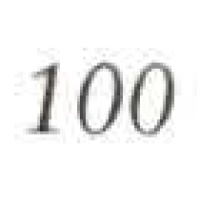
#> input picture ml_training/manual_training_data/corners/100/100_9780632046584_Page_116_1761896525587.jpg, 200 x 200 px; its folder holds only this picture in this run
$ python manual_labeler.py
#> lines starting #> are read from the running program, lines starting #| are printed output that depends on the picture; after the words box and inside, x2 and y2 are one past the last pixel; in counts of white or black regions, pixels touching at a corner belong together
#> the answer given: manual_training_data/corners/100
"""
Manual Training Data Labeler
Simple GUI tool for manually creating training data
"""

import cv2
import os
from pathlib import Path
import json

class ManualLabeler:
    """Interactive tool for manual data labeling"""

    def __init__(self, image_folder: str, output_folder: str = "ml_training/manual_training_data"):
        self.image_folder = Path(image_folder)
        self.output_folder = Path(output_folder)
        self.corners_dir = self.output_folder / "corners"
        self.corners_dir.mkdir(parents=True, exist_ok=True)

        self.stats = {
            'total_processed': 0,
            'total_cropped': 0,
            'labels_created': {}
        }

        print("=" * 70)
        print("MANUAL TRAINING DATA LABELER")
        print("=" * 70)
        print(f"Input folder: {self.image_folder}")
        print(f"Output folder: {self.output_folder}")
        print()

    def get_corner_crop(self, image, corner_name):
        """Get corner region based on name"""
        h, w = image.shape[:2]

        corner_configs = {
            'top_left': (0, 0, 200, 200),
            'top_right': (w-200, 0, w, 200),
            'bottom_left': (0, h-200, 200, h),
            'bottom_right': (w-200, h-200, w, h),
            'top_center': (w//2-100, 0, w//2+100, 200),
            'bottom_center': (w//2-100, h-200, w//2+100, h)
        }

        if corner_name in corner_configs:
            x1, y1, x2, y2 = corner_configs[corner_name]
            return image[y1:y2, x1:x2]

        return None

    def show_image_with_corners(self, image_path):
        """Show image with corner highlights"""
        img = cv2.imread(str(image_path))
#> img is the input picture: shape (200, 200, 3); mean B, G, R 241.2, 241.6, 241.6
        if img is None:
            print(f"❌ Could not load: {image_path}")
            return None

        h, w = img.shape[:2]
#> h = 200; w = 200
        display = img.copy()

        # Draw corner boxes
        corners = {
            'top_left': (0, 0, 200, 200),
            'top_right': (w-200, 0, w, 200),
            'bottom_left': (0, h-200, 200, h),
            'bottom_right': (w-200, h-200, w, h),
            'top_center': (w//2-100, 0, w//2+100, 200),
            'bottom_center': (w//2-100, h-200, w//2+100, h)
        }

        colors = {
            'top_left': (255, 0, 0),      # Blue
            'top_right': (0, 255, 0),     # Green
            'bottom_left': (0, 0, 255),   # Red
            'bottom_right': (255, 255, 0), # Cyan
            'top_center': (255, 0, 255),  # Magenta
            'bottom_center': (0, 255, 255) # Yellow
        }

        for name, (x1, y1, x2, y2) in corners.items():
            color = colors.get(name, (128, 128, 128))
            cv2.rectangle(display, (x1, y1), (x2, y2), color, 2)
            cv2.putText(display, name, (x1+5, y1+20),
                       cv2.FONT_HERSHEY_SIMPLEX, 0.5, color, 1)
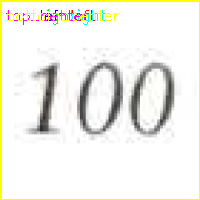
#> display: shape (200, 200, 3); 4.38% of pixels changed, all inside (x1, y1, x2, y2) = (0, 0, 200, 200)

        return img, display

    def label_image(self, image_path):
        """Interactive labeling for single image"""
        print(f"\n📄 Processing: {image_path.name}")

        img, display = self.show_image_with_corners(image_path)
        if img is None:
            return

        # Resize for display to fit screen (max 1000x1400 to fit most screens)
        max_display_width = 1000
        max_display_height = 1400
        h, w = display.shape[:2]
#> h = 200; w = 200

        # Calculate scale to fit both width and height
        scale_w = max_display_width / w if w > max_display_width else 1.0
#> scale_w = 1
        scale_h = max_display_height / h if h > max_display_height else 1.0
#> scale_h = 1
        scale = min(scale_w, scale_h)
#> scale = 1

        if scale < 1.0:
            new_w, new_h = int(w * scale), int(h * scale)
            display = cv2.resize(display, (new_w, new_h))

        cv2.imshow('Page Image - Press ESC to skip, any other key to label', display)
        key = cv2.waitKey(0)
#> (key Esc is pressed here)
        cv2.destroyAllWindows()

        if key == 27:  # ESC
            print("   ⏭️  Skipped")
            return

        # Ask which corner has page number
        print("\n   Which corner has the page number?")
        print("   1 = top_left")
        print("   2 = top_right")
        print("   3 = bottom_left")
        print("   4 = bottom_right")
        print("   5 = top_center")
        print("   6 = bottom_center")
        print("   0 = No number visible (skip)")

        corner_map = {
            '1': 'top_left',
            '2': 'top_right',
            '3': 'bottom_left',
            '4': 'bottom_right',
            '5': 'top_center',
            '6': 'bottom_center'
        }

        choice = input("   Enter choice (0-6): ").strip()

        if choice == '0':
            print("   ⏭️  No number - skipped")
            return

        if choice not in corner_map:
            print("   ❌ Invalid choice")
            return

        corner_name = corner_map[choice]

        # Get corner crop
        corner_img = self.get_corner_crop(img, corner_name)
        if corner_img is None:
            print("   ❌ Could not extract corner")
            return

        # Show corner
        cv2.imshow('Corner - What number do you see?', corner_img)
        cv2.waitKey(500)
        cv2.destroyAllWindows()

        # Ask for label
        label = input("   What is the page number? (or press Enter to skip): ").strip()

        if not label:
            print("   ⏭️  Skipped")
            return

        # Resize to 200x200
        corner_resized = cv2.resize(corner_img, (200, 200), interpolation=cv2.INTER_AREA)

        # Save
        class_dir = self.corners_dir / label
        class_dir.mkdir(exist_ok=True)

        # Filename: label_source_timestamp.jpg
        import time
        timestamp = str(int(time.time() * 1000))
        filename = f"{label}_{image_path.stem}_{timestamp}.jpg"
        save_path = class_dir / filename

        cv2.imwrite(str(save_path), corner_resized)

        # Update stats
        self.stats['total_cropped'] += 1
        if label not in self.stats['labels_created']:
            self.stats['labels_created'][label] = 0
        self.stats['labels_created'][label] += 1

        print(f"   ✅ Saved as: {label}/{filename}")

        self.stats['total_processed'] += 1

    def process_folder(self):
        """Process all images in folder"""
        # Get all image files
        image_files = []
        for ext in ['*.jpg', '*.jpeg', '*.png']:
            image_files.extend(list(self.image_folder.glob(ext)))
            image_files.extend(list(self.image_folder.glob(ext.upper())))

        image_files = sorted(image_files)

        if not image_files:
            print(f"❌ No images found in: {self.image_folder}")
            return

        print(f"📚 Found {len(image_files)} images")
        print()
        print("INSTRUCTIONS:")
        print("  - Image will be shown with colored boxes marking corners")
        print("  - Press ESC to skip image")
        print("  - Press any other key to label it")
        print("  - Select which corner has the page number")
        print("  - Type the page number you see")
        print("  - Press Ctrl+C anytime to stop and save progress")
        print()
        input("Press Enter to start...")

        try:
            for img_path in image_files:
                self.label_image(img_path)

        except KeyboardInterrupt:
            print("\n\n⏸️  Stopped by user")

        # Final stats
        self.show_stats()
        self.save_stats()

    def show_stats(self):
        """Show collection statistics"""
        print("\n" + "=" * 70)
        print("LABELING STATISTICS")
        print("=" * 70)
        print(f"📄 Images processed: {self.stats['total_processed']}")
        print(f"✂️  Corners cropped: {self.stats['total_cropped']}")
        print(f"🏷️  Unique labels: {len(self.stats['labels_created'])}")
        print()

        if self.stats['labels_created']:
            print("Label distribution:")
            for label, count in sorted(self.stats['labels_created'].items()):
                print(f"  {label:>10s} : {count:>3d} images")

        print("=" * 70)
        print(f"📁 Data saved to: {self.output_folder}")
        print("=" * 70)

    def save_stats(self):
        """Save statistics to JSON"""
        stats_file = self.output_folder / "labeling_stats.json"
        with open(stats_file, 'w') as f:
            json.dump(self.stats, f, indent=2)
        print(f"📊 Stats saved to: {stats_file}")


def main():
    import sys

    print("""
╔══════════════════════════════════════════════════════════════════════╗
║              MANUAL TRAINING DATA LABELER                            ║
╚══════════════════════════════════════════════════════════════════════╝

This tool helps you manually create training data by:
1. Showing each page image
2. Letting you select which corner has the page number
3. Labeling it with the correct number
4. Saving cropped 200x200 corner images

━━━━━━━━━━━━━━━━━━━━━━━━━━━━━━━━━━━━━━━━━━━━━━━━━━━━━━━━━━━━━━━━━━━━
    """)

    if len(sys.argv) < 2:
        print("USAGE:")
        print("  python ml_training/manual_labeler.py <folder_with_images>")
        print()
        print("EXAMPLE:")
        print('  python ml_training/manual_labeler.py "C:\\Books\\TestBook"')
        print()

        # Interactive mode
        folder = input("Enter path to folder with page images: ").strip().strip('"')
        if not folder:
            print("❌ No folder specified")
            return
    else:
        folder = sys.argv[1]

    if not os.path.exists(folder):
        print(f"❌ Folder not found: {folder}")
        return

    labeler = ManualLabeler(folder)
    labeler.process_folder()

    print("\n✅ Manual labeling complete!")
    print(f"\n🎯 NEXT STEP: Train model with your labeled data")
    print(f"   (Will create training script in Phase 2)")


if __name__ == "__main__":
    main()
